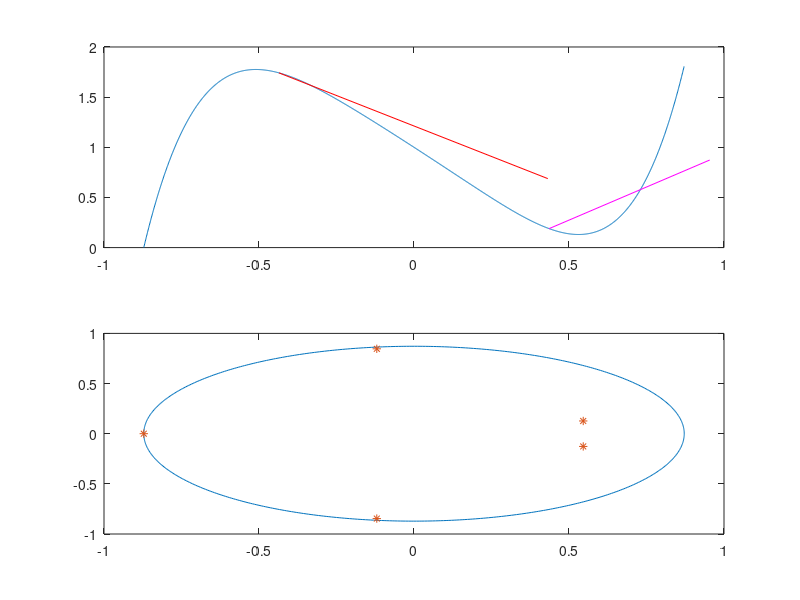

Reproduce this figure in MATLAB. (Note: this script raises an error after producing the figure.)
P = [1,-3.55,5.1,-3.1];
x = -10:0.1:10;
y = polyval(P, x);
plot(x,y)
grid on
%%
P = [5, 0.1, 0.2, -0.2, -2, 1];
r = roots(P);
rmax = max(r);
x = -abs(rmax):0.001:abs(rmax);
y = polyval(P,x);
x1 = -0.5*abs(rmax);
y1 = polyval(P,x1);
xd  = polyder(P);
x2 = x1 + 1;
y2 = y1 + polyval(xd, x1);
x11 = 0.5*abs(rmax);
y11 = polyval(P,x11);
x12 = x11 + 1;
y12 = y11 + -polyval(polyder(P),x11);
nrm1 = sqrt((x11-x12)^2+(y11-y12)^2);
x12 = x12 / nrm1;
y12 = y12 / nrm1;
nrm = sqrt((x1-x2)^2+(y1-y2)^2);
x2 = x2/nrm;
y2 = y2/nrm;
axis equal
subplot(2,1,1);
grid on
xlim([-1.1,1.1])
ylim([-1.1,1.1])
plot(x,y)
hold on
plot([x1,x2],[y1,y2], 'r')
hold on
plot([x11,x12], [y11,y12], 'm')
subplot(2,1,2);
t = 0:0.01:pi*2;
rr = real(r(1));
u = rr*cos(t);
v = rr*sin(t);
plot(u,v)
for m = r
    hold on
    plot(real(m),imag(m),'*')
end
%%
P1 = [2,-3,4,-5,6];
P2 = [2,-3,1];
[q,v] = deconv(P1,P2);
fprintf("%f ",q)
fprintf("\n")
fprintf("%f ",v)
fprintf("\n")
%%
P = [2 -2  6 -10 16];
c = 4;
result = 1;
for a = P
    result = result * c;
    result = result + a;
end
fprintf("%d\n", result);
%%
n = 3
P = [];
for i = 2*n:-1:0
    if i == 2*n
        P = [P 1];
    elseif i == n+1
        P = [P -n];
    elseif i == n-1
        P = [P n];
    elseif i == 0
        P = [P -1];
    else
        P = [P 0];
    end
end
r = roots(P);
dict = containers.Map(unique(r),zeros(1,length(unique(r))));

for i = 1:1:length(r)
    dict(r(i)) = dict(r(i)) + 1;
end
for i = keys(dict)
    if dict(i) > 1
        fprintf("%d ", i)
    end
end
%%
P1 = [1 0 0];
P2 = [1 4 1 -6];
[r, p, k] = residue(P1,P2);
for i = 1:length(r)
    if p(i)<0
        fprintf("%4.2f/(x%4.2f) ", r(i), p(i))
    else
        fprintf("%4.2f/(x+%4.2f) ", r(i), p(i))
    end
    if i ~= length(r)
        fprintf("+ ")
    elseif k ~= []
        fprintf("%4.2f\n", k);
    else
        fprintf("\n")
    end
end    
%%
%part 2
P1 = [1 3];
P2 = [1 -1 1 -1];
[r, p, k] = residue(P1,P2);
for i = 1:length(r)
    if p(i)<0
        fprintf("%4.2f/(x%4.2f) ", r(i), p(i))
    else
        fprintf("%4.2f/(x+%4.2f) ", r(i), p(i))
    end
    if i ~= length(r)
        fprintf("+ ")
    elseif k ~= []
        fprintf("%4.2f\n", k);
    else
        fprintf("\n")
    end
end    
%%
%part 3
P1 = [1 0 0];
P2 = [1 0 0 -1];
[r, p, k] = residue(P1,P2);
for i = 1:length(r)
    if p(i)<0
        fprintf("%4.2f/(x%4.2f) ", r(i), p(i))
    else
        fprintf("%4.2f/(x+%4.2f) ", r(i), p(i))
    end
    if i ~= length(r)
        fprintf("+ ")
    elseif k ~= []
        fprintf("%4.2f\n", k);
    else
        fprintf("\n")
    end
end
%%
n = 4;
x = 1:n;
y = ones(1,n)./x;
P = lagrange(x,y)
r = roots(P)
xx = x(1)-1:0.01:x(end)+1;
yy = polyval(P, xx);
plot(xx,yy)
for i = 1:length(x)
    hold on
    plot(x(i),y(i), "*")
end
grid on








